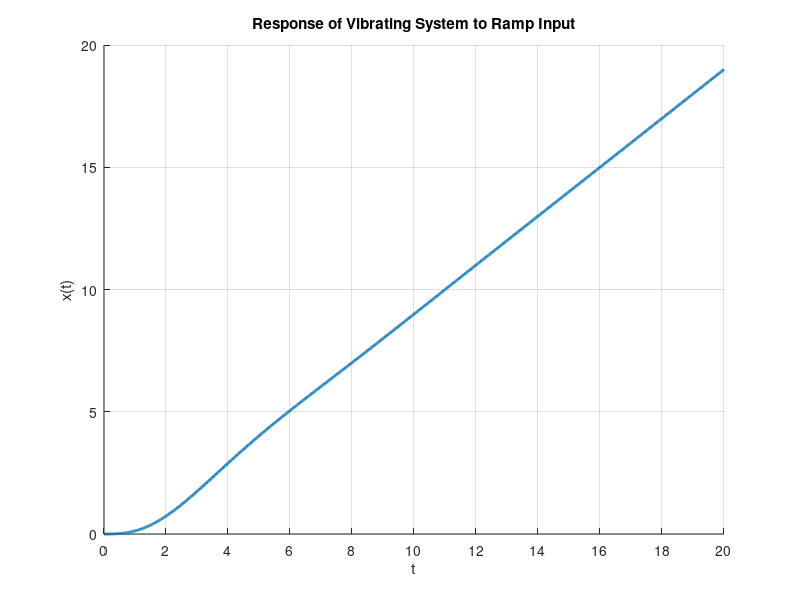

This chart was generated by the following MATLAB code:
% #################################################### %
% ################### Analytical ##################### %
% #################################################### %
% clc; clear; close all;

% m = 1;c = 1;k = 1;
% t_span = [0 20]; x0 = [0; 0];

% [t, x] = ode45(@(t, x) mass_spring_damper(t, x, m, c, k), t_span, x0);

% figure;
% plot(t, x(:,1), 'LineWidth', 2);
% xlabel('Time-(s)');
% ylabel('x(t)');
% title('Response of the Mass-Spring-Damper System to Ramp Input');
% grid on;
% xticks(0:2:20);


% function dxdt = mass_spring_damper(t, x, m, c, k)
%     r_t = t;
%     dxdt = zeros(2, 1);
%     dxdt(1) = x(2);
%     dxdt(2) = (r_t - c*x(2) - k*x(1)) / m;
% end

% #################################################### %
% ##################### ODE-45 ####################### %
% #################################################### %
clc; clear; close all;

omega = sqrt(3)/2;
t = linspace(0, 20, 1000);

% x_t = -1 + t + exp(-0.5 * t) .* ((2 * sqrt(3)) / 3 .* sin(omega * t - ((2*pi)/3)));
x_t = exp(-0.5 * t) .* (cos(omega * t) - (1/sqrt(3)) * sin(omega * t)) + (t - 1);

figure;
hold on;
plot(t, x_t, 'LineWidth', 2);
xlabel('t');
ylabel('x(t)');
title('Response of Vibrating System to Ramp Input');
grid on;
xticks(0:2:20);